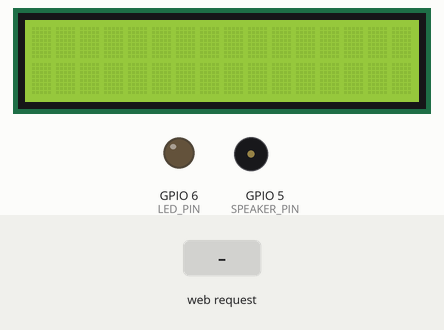
Recording of a sketch running on a simulated ESP32-S3. On the bench: 16×2 character LCD, output pins drawn as LEDs (lit = HIGH), buzzer (waves = sounding, pin HIGH). The inputs (shaded band) are chosen by the test bench. WiFi joins after 1.5 s; servers stay silent unless stated; what the sketch prints to the serial monitor is not drawn.

Above: at 2.8 s.
2.9 s: HTTP request GET /led/on received
At 3.2 s:
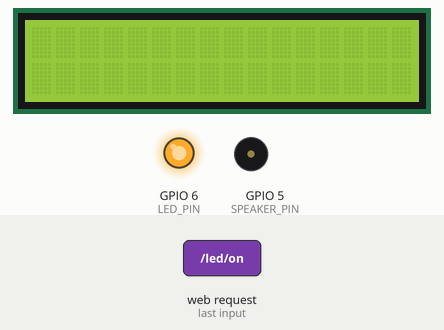
4.4 s: HTTP request GET /led/off received
At 5.6 s:
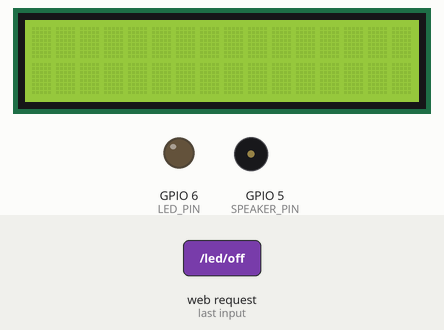
Timing chart, 0 to 7.4 s (numbered marks = the images above; inputs shaded):
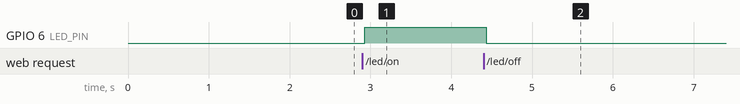

Measured:
- after the input at 2.9 s, GPIO 6 (LED_PIN): LOW → HIGH at once
- after the input at 4.4 s, GPIO 6 (LED_PIN): HIGH → LOW at once

The sketch:

conexion_app.ino
```cpp
#include <Wire.h>
#include <LiquidCrystal_I2C.h>
#include <WiFi.h>
#include <ESPAsyncWebServer.h> // Agregado para manejar solicitudes HTTP de forma asíncrona
#include <ArduinoJson.h>

const char *ssid = "RED OCULTA";
const char *password = "C4o0Ti|O";
#define PIR_PIN 2
#define BUTTON_PIN 4
#define SPEAKER_PIN 5
#define LED_PIN 6

LiquidCrystal_I2C lcd(0x27, 16, 2);
AsyncWebServer server(80); // Instancia del servidor web en el puerto 80

bool pirState = false;
bool ledState = false;

void setup() {
  Serial.begin(115200);
  pinMode(PIR_PIN, INPUT);
  pinMode(BUTTON_PIN, INPUT_PULLUP);
  pinMode(SPEAKER_PIN, OUTPUT);
  pinMode(LED_PIN, OUTPUT);
  Serial.println("Iniciando Control ...");
  lcd.init();
  lcd.begin(16, 2);
  lcd.backlight();
  connectToWiFi();

  // Configuración de las rutas del servidor web
  server.on("/led/on", HTTP_GET, [](AsyncWebServerRequest *request){
    ledState = true;
    digitalWrite(LED_PIN, HIGH);
    request->send(200, "text/plain", "LED encendido");
  });

  server.on("/led/off", HTTP_GET, [](AsyncWebServerRequest *request){
    ledState = false;
    digitalWrite(LED_PIN, LOW);
    request->send(200, "text/plain", "LED apagado");
  });

  server.on("/pir", HTTP_GET, [](AsyncWebServerRequest *request){
    pirState = digitalRead(PIR_PIN);
    request->send(200, "text/plain", pirState ? "Detectado" : "No detectado");
  });

  server.begin();
}

void loop() {
  // No se necesita un loop, el servidor web se maneja de forma asíncrona
}

void connectToWiFi() {
  Serial.println("Conectando a WiFi...");
  WiFi.begin(ssid, password);
  while (WiFi.status() != WL_CONNECTED) {
    delay(250);
  }
  Serial.println("WiFi conectado");
  Serial.println("Dirección IP: ");
  Serial.println(WiFi.localIP());
}
```
